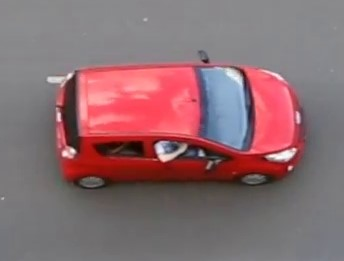
#> input picture imgs/redcar.jpg, 344 x 261 px
$ python watershed_bg_remover.py   (older library calls are emulated)
#> lines starting #> are read from the running program, lines starting #| are printed output that depends on the picture
#!/usr/bin/env python3
# -*- coding: utf-8 -*-
"""
Created on Fri Apr 12 11:45:54 2019

@author: computervision
"""

import numpy as np
import matplotlib.pyplot as plt

from skimage.filters import scharr, gaussian
from skimage.color import rgb2gray
from skimage.morphology import watershed

img = plt.imread('./imgs/redcar.jpg')
#> img is the input picture: shape (261, 344, 3); mean R, G, B 138.5, 108.6, 113
#plt.imshow(img)
#img = rgb2gray(img)
img = gaussian(img, sigma=2)
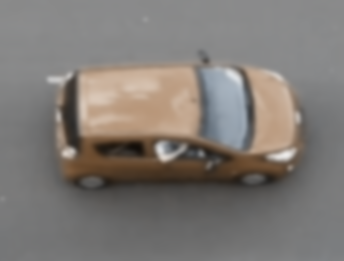
#> img: shape (261, 344, 3) float64; mean R, G, B 0.5, 0.48, 0.463

edge_scharr = scharr(img[:,:,0]) + scharr(img[:,:,1]) + scharr(img[:,:,2])
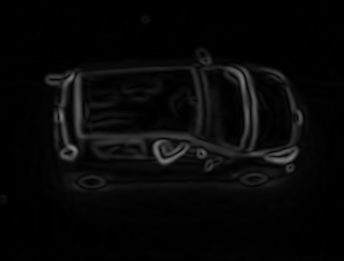
#> edge_scharr: shape (261, 344) float64; min 2.94e-17, max 0.511, mean 0.0313

#plt.imshow(edge_scharr)


seeds = np.zeros(edge_scharr.shape)
seeds[125, 150] = 1
seeds[0,0] = 2
seeds[-1,0] = 2
seeds[0,-1] = 2
seeds[1,1] = 2

#> (the run stopped early here; a loop or call above may not have finished)
